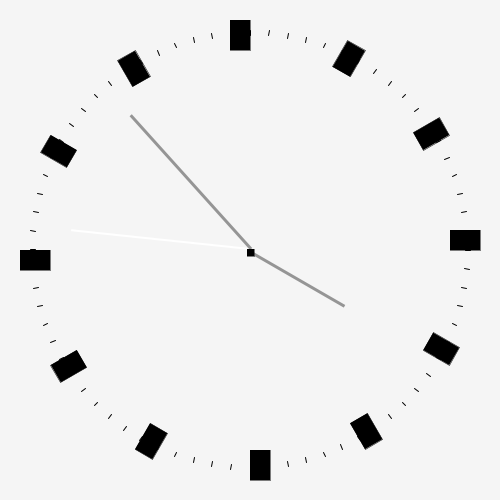
Frame 1 (no input)
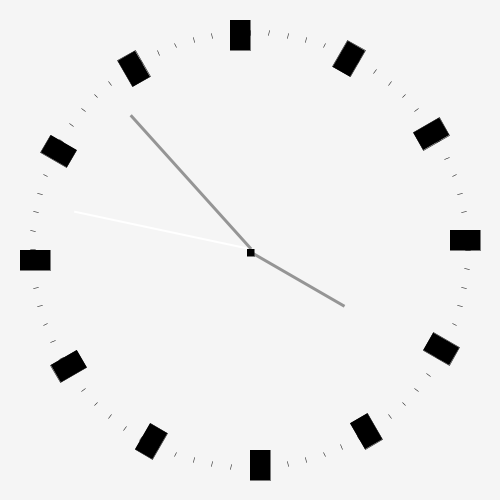
Frame 60 (the mouse pressed at the canvas centre just before this capture)
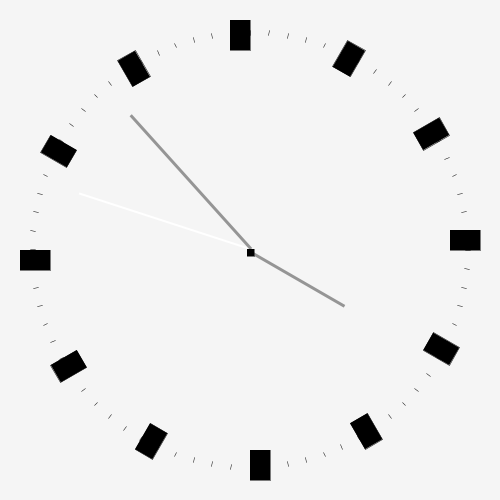
Frame 120 (the mouse held since frame 60 and released just before this capture)

The Processing sketch that drew these frames (run headless with seeded random() and noise(); from frame 60 on, the mouse is pressed at the canvas centre):

// Processing sketch: processing_120001
// ── processing_120001.pde

void setup()
{
  size(500, 500);
}
void draw()
{
  background(#F5F5F5);

  translate(width/2, height/2);
  float sec = map(second(), 0, 60, 0, 360);
  float min = map(minute(), 0, 60, 0, 360);
  float std = map(hour(), 0, 12, 0, 360);
  println(sec);

  //Sekunden

  pushMatrix();
  rotate(radians(sec));
  translate(0, -180);
  fill(#FFFFFF);
  noStroke();
  rect(0, 0, 2, 180);
  popMatrix();

  //Minuten

  pushMatrix();
  rotate(radians(min));
  translate(0, -180);
  fill(#959595);
  noStroke();
  rect(0, 0, 3, 180);
  popMatrix();

  //Stunde

  pushMatrix();
  rotate(radians(std));
  translate(0, -110);
  fill(#959595);
  noStroke();
  rect(0, 0, 3, 110);
  popMatrix();


  //Nicht Bewegte kleine Rechtecke

  for (int i=0; i<360; i+=5)
  {
    pushMatrix();
    rotate(radians(i));
    translate(0, 215);
    fill(#000000);
    stroke(0);
    line(0, 0, 0, 5);
    popMatrix();
  }

  //Nicht Bewegte Große Rechtecke

  for (int i=0; i<360; i+=30)
  {
    pushMatrix();
    rotate(radians(i));
    translate(0, 200);
    fill(#000000);
    stroke(#000000);
    strokeWeight(0.5);
    rect(0, 0, 20, 30);
    popMatrix();
  }

  //Punkt Mitte
  rect(-3, -1, 7, 7);
}
